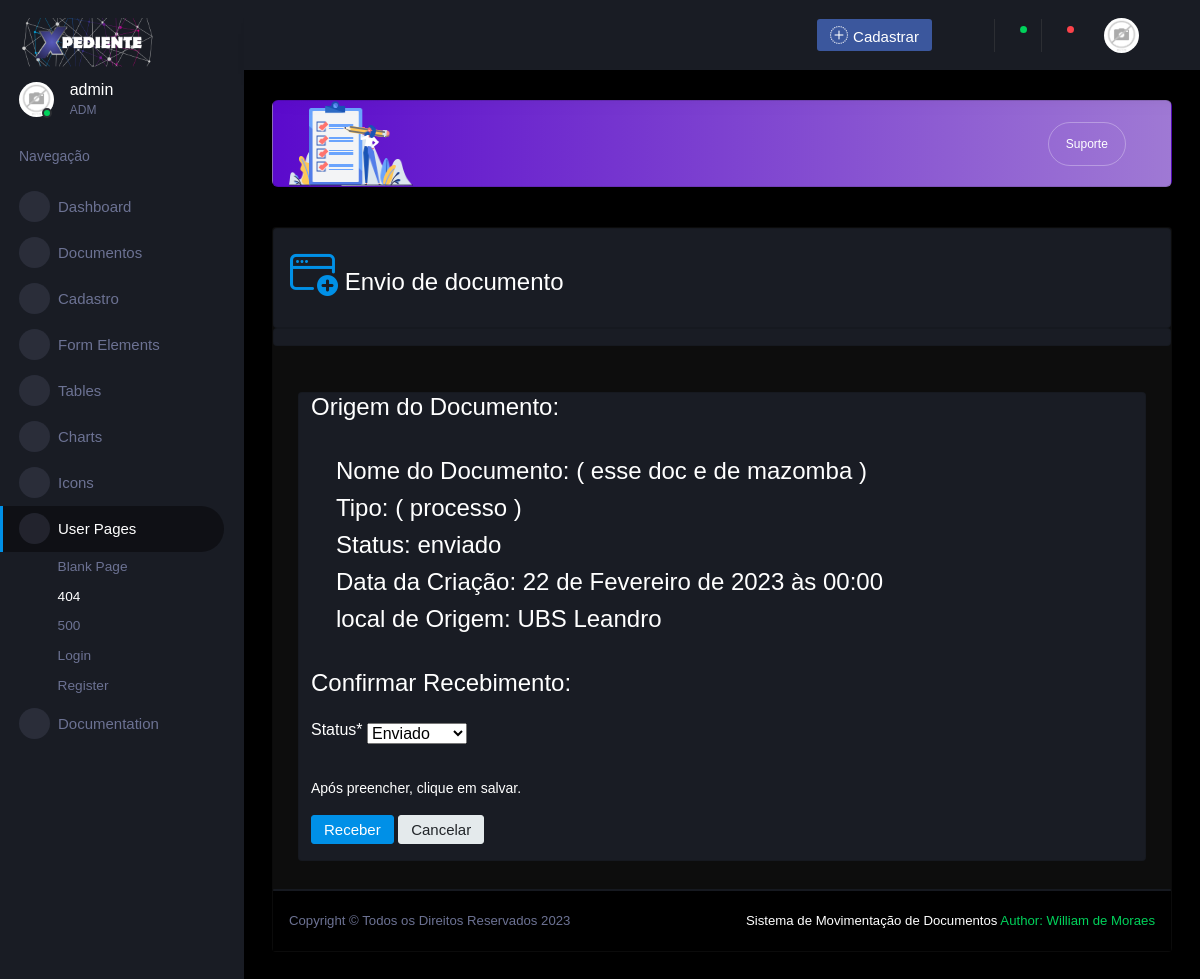
/documento_recebido/4 (signed in), run on an earlier commit of the app's database.
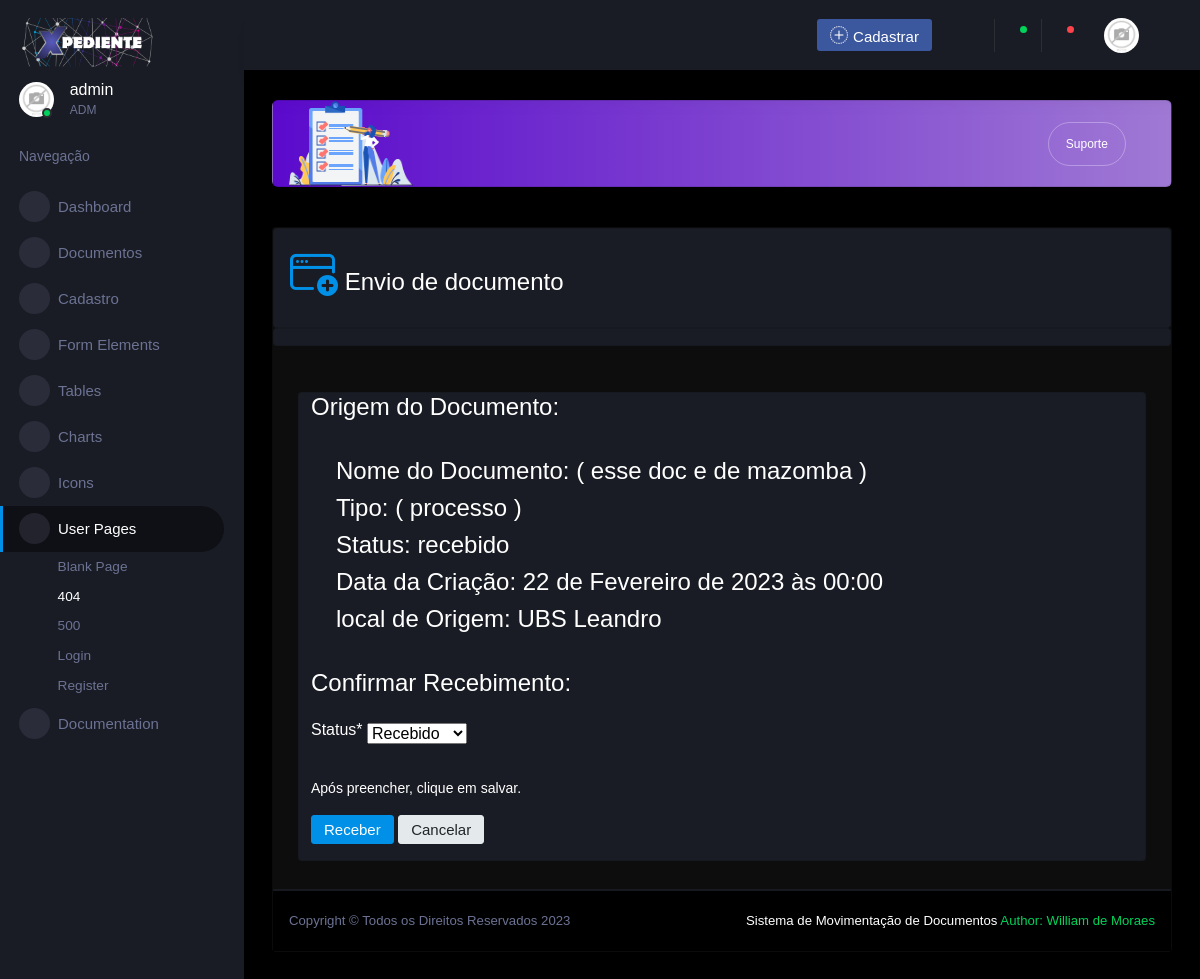
And on a later commit of the database.
### App/models.py (models this page shows, shortened)
class Documento(models.Model):
    nome = models.CharField(max_length=60, blank=False, unique=True, null=True, verbose_name='Nome')
    tipo = models.CharField(max_length=15, blank=False, null=True, verbose_name='Tipo',
        choices=(
                ( 'processo' ,  'Processo' ),
                ( 'requerimeto' ,  'Requerimento' ),
                ( 'ata' ,  'Ata' ),
                ( 'ci' ,  'Ci' ),
                ( 'documento' ,  'Documento' ),
            ))
    numeracao = models.CharField(max_length=15, blank=False, unique=True, null=True, verbose_name='Numeração')
    ano = models.CharField(max_length=15,  blank=False, null=True, verbose_name='Ano')
    assunto = models.TextField(max_length=15, blank=True, null=True, verbose_name='Assunto')
    datainicial = models.DateTimeField(max_length=15, blank=True, null=True, verbose_name='Data Inicial')
    prefeitura = models.ForeignKey(Prefeitura, on_delete=models.CASCADE, verbose_name='Prefeitura')
    secretaria = models.ForeignKey(Secretaria, on_delete=models.CASCADE, verbose_name='Secretária')
    setor = models.ForeignKey(Setor, on_delete=models.CASCADE, verbose_name='Setor')
    status =models.CharField(max_length=10, blank=False, null=True, verbose_name='Status',
        choices=(
                ( 'registrado' ,  'Registrado' ),
                ( 'enviado' ,  'Enviado' ),
                ( 'recebido' ,  'Recebido' ),
            ))
    anexo = models.FileField(upload_to='anexo/', null=True , blank=True, verbose_name='Anexo')
    data_envio = models.DateTimeField(null=True, blank=True)
    data_recebimento = models.DateTimeField(null=True, blank=True)
    criadopor = models.ForeignKey(User, on_delete=models.PROTECT)
    origem = models.ForeignKey(User, on_delete=models.CASCADE, related_name='documentos_enviados')
    destino = models.ForeignKey(User, on_delete=models.CASCADE, related_name='documentos_recebidos')

class Setor(models.Model):
    nome = models.CharField(max_length=40, blank=False, null=True, verbose_name='Nome do setor')
    prefeitura = models.ForeignKey(Prefeitura, on_delete=models.PROTECT, verbose_name='Prefeitura')
    secretaria = models.ForeignKey(Secretaria, on_delete=models.PROTECT, verbose_name='Secretária')
    phoneNumberRegex = RegexValidator(regex = r"^\+?1?\d{8,15}$") # regex validação
    telefone = models.CharField(validators = [phoneNumberRegex],max_length=17, blank=False, null=True, verbose_name='Telefone', )
    status =models.CharField(max_length=10, blank=False, null=True, verbose_name='Status',
        choices=(
         ( 'ativo' ,  'Ativo' ),
         ( 'inativo' ,  'Inativo' ),
        ))
    cep = models.CharField(max_length=8, blank=False, null=True, verbose_name='cep')
    logradouro = models.CharField(max_length=70, blank=True, null=True, verbose_name='logradouro')
    complemento = models.CharField(max_length=70, blank=True, null=True, verbose_name='complemento')
    bairro = models.CharField(max_length=70, blank=True, null=True, verbose_name='bairro')
    localidade = models.CharField(max_length=70, blank=True, null=True, verbose_name='localidade')
    uf = models.CharField(max_length=10, blank=True, null=True, verbose_name='uf')
    criadopor = models.ForeignKey(User, on_delete=models.PROTECT)

### App/views.py (the view, shortened to what this page needs)
# urls.py: path('documento_recebido/<int:pk>', DocumentoRecebido.as_view(), name='documento_recebido'),
class DocumentoRecebido(GroupRequiredMixin, LoginRequiredMixin, UpdateView):
    login_url = reverse_lazy('login')
    group_required = u'ADM','UBS LEANDRO','UBS MAZOMBA'
    model = Documento
    fields = [#'nome',
              'status',
              ]
    template_name = 'pages/documento/documentos_receber.html'
    success_url =  reverse_lazy ('documentosreceber_lista')
    def get_context_data(self, *args, **kwargs):
        context = super().get_context_data(*args, **kwargs)
        context['titulo'] = 'Envio de documento '
        context['botao'] = 'Receber'
        context['descri'] = 'Dados do Documento'
        return context

### App/templates/pages/documento/documentos_receber.html (shortened to what this page needs)
{% extends 'pages/base/modelo.html' %}
{% load crispy_forms_tags %}
{% load static %}
{%block conteudo%}
<div class="card bg-gradient-dark w-100 ">
  <div class="card bg-primary-gradient-card p-3 m-0 w-100">
   <h3><i class="bi bi-window-plus" style="font-size: 3rem; color: #0090e7;"></i> {{ titulo}}</h3>
  </div>
  <div class="card align-content-center text-align-items-center">
  </div>
  <div class="card-body  w-100">
      <div class="card col-sm-12 grid-col--2 ">
        <h3>Origem do Documento:</h3>
        <div class="card-body ">
        <h3>Nome do Documento: <span style="font-size 54px background: #000;">( {{ documento.nome }} )</span> </h3>
        <h3>Tipo: ( {{ documento.tipo }} ) </h3>
        <h3>Status: {{ documento.status }}  </h3>
        <h3>Data da Criação:  {{ documento.datainicial }}  </h3>
        <h3>local de Origem:  {{ documento.setor.nome }}  </h3>
        </div>
      <form class="form-row" action="" method="post" enctype="multipart/form-data">
        <div class="form-group col-md-4">
          <h3>Confirmar Recebimento:</h3>
        </div>
        <div class="form-group col-md-4">
        </div>
        <div class="form-group col-md-4">
        </div>
          <div class="form-group col-md-4">
          {{ form.status|as_crispy_field }}
        </div>
        <div class="form-group col-md-12">
          <p class="card-text">Após preencher, clique em salvar.</p>
          <button class="btn btn-primary" type="submit">{{ botao }}</button>
          <a href="{% url 'documentosreceber_lista' %}" class="btn btn-secondary">Cancelar</a>
        </div>
      </form>
  </div>
</div>
{% endblock  %}

What changed in the data, as far as the page shows it:
changed Documento "esse doc e de mazomba": status "enviado" → "recebido"; status "Enviado" → "Recebido"
